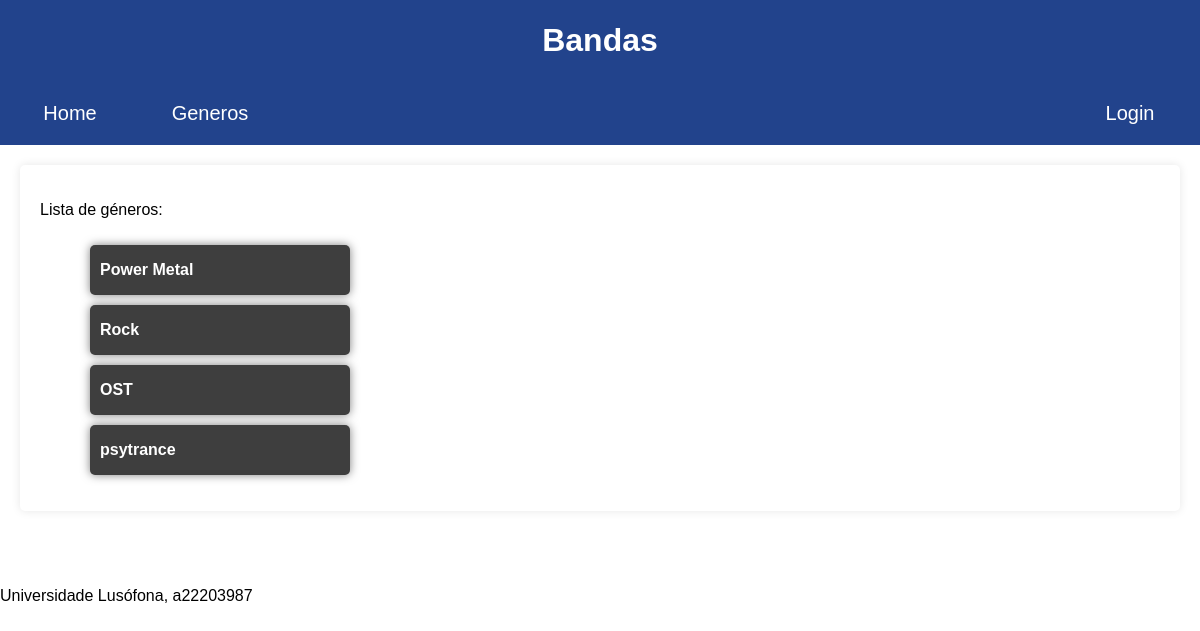
The app's page /bandas/generos/ with its own data.
### bandas/models.py (models this page shows, shortened)
class Banda(models.Model):
    nome = models.CharField(max_length=100)
    genero = models.CharField(max_length=50)
    foto_banda = models.ImageField(upload_to='bandas/fotos', blank=True, null=True)

### bandas/views.py (the view)
# urls.py: path('generos/', views.generos_musicais_view, name="generos"),
def generos_musicais_view(request):
    context = {
        'generos': Banda.objects.values_list('genero', flat=True).distinct()
        }
    return render(request, "bandas/generos_musicais.html", context)

### bandas/templates/bandas/generos_musicais.html
{% extends 'bandas/layout.html' %}
{% block content %}
    <p>Lista de géneros:</p>
    <ul>
    {% for genero in generos %}
        <a href="{% url 'bandasapp:genero' genero %}" class="box-link">
            <div class="box-no-icon">
                <div class="content">
                    <div class="title">{{genero}}</div>
                </div>
            </div>
        </a>
    {% endfor %}
    </ul>
{% endblock %}

### bandas/templates/bandas/layout.html (style rules this page uses)
body { font-family: Arial, sans-serif; margin: 0; padding: 0; }
.box-link { display: block; text-decoration: none; color: inherit; padding-left:10px; padding-top:10px; }
.box-no-icon { display: flex; align-items: center; background-color: #3e3e3e; padding-right: 10px; border-radius: 5px; color: white; width: 250px; height: 50px; box-shadow: 0 0 10px rgba(0, 0, 0, 0.5); }
.box-no-icon .content { flex-grow: 1; border-radius: 5px; padding-left: 10px; }
.content { flex-grow: 1; border-radius: 5px; }
.title { font-size: 16px; font-weight: bold; }

### records on screen
Banda: genero "Power Metal"
Banda: genero "OST"
Banda: genero "psytrance"

### other values on screen
{{ genero }} "Rock"
